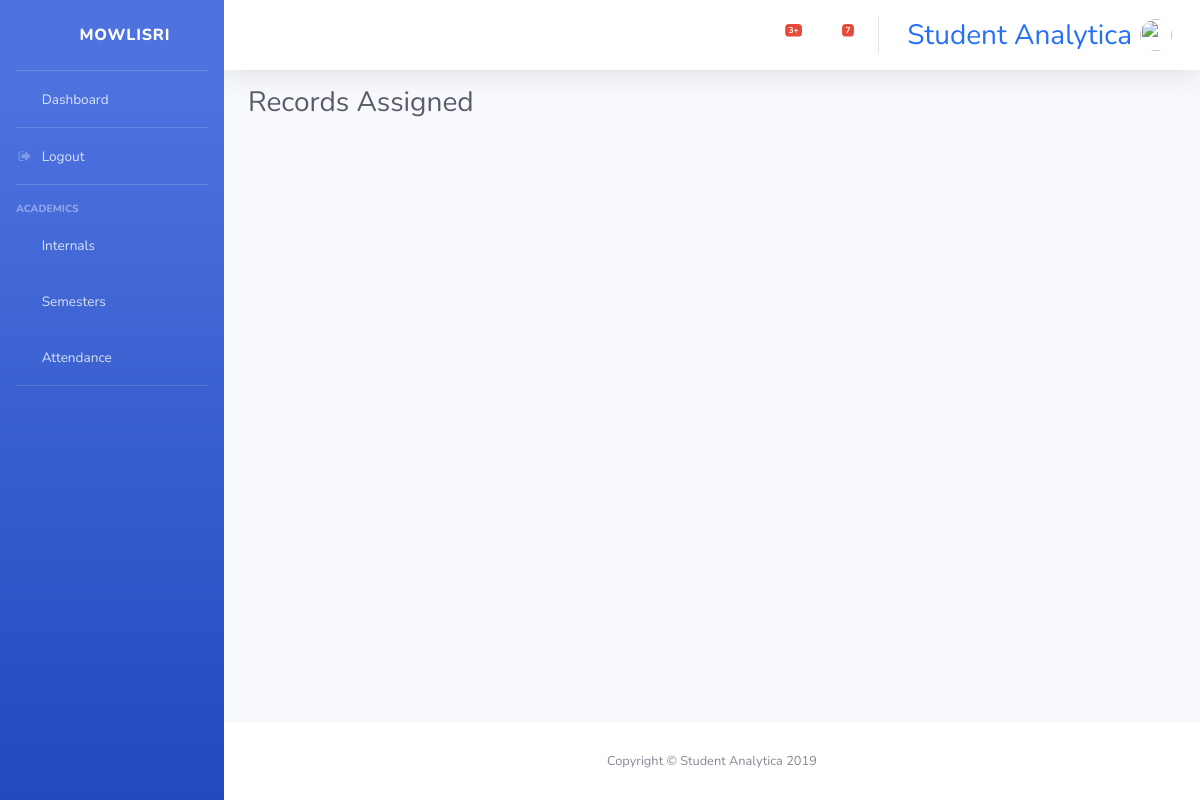
Before: /academics/assigned_class/ (signed in) with the older database file.
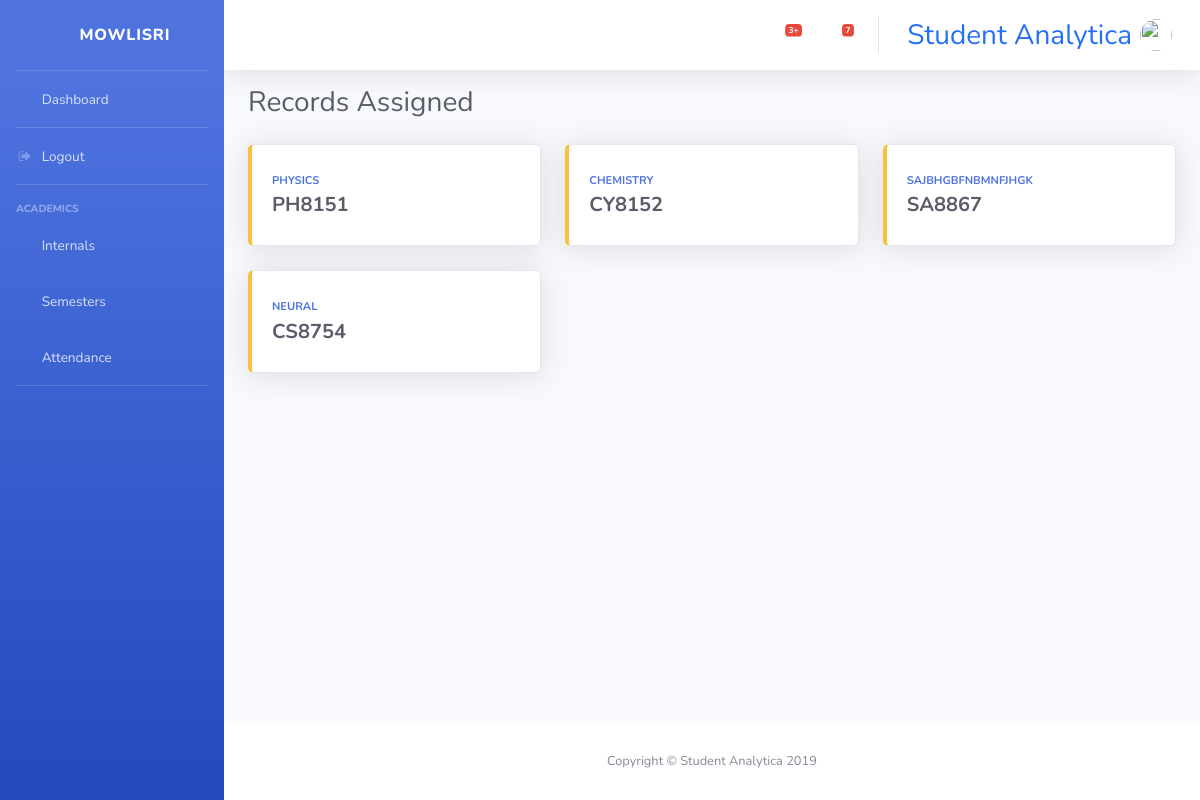
After: the same page with the newer database file.
### console/models.py (models this page shows, shortened)
class SubjectAssign(models.Model):
    staff = models.ForeignKey(User, on_delete=models.CASCADE)
    subject = models.ForeignKey(Subject, on_delete=models.CASCADE)

class Subject(models.Model):
    CRED = (('1','1'),('2','2'),('3','3'),('4','4'),('5','5'),('6','6'))
    SEM = (('1','1'),('2','2'),('3','3'),('4','4'),('5','5'),('6','6'),('7','7'),('8','8'))
    subname = models.CharField(max_length=100)
    subcode = models.CharField(max_length=7)
    subcred = models.CharField(max_length=1, choices=CRED, default='1')
    sem = models.CharField(max_length=1, choices=SEM, default='1')

### console/views.py (the view)
# urls.py: path('academics/assigned_class/', views.assigned_class, name='assigned_class'),
def assigned_class(request):
    if request.user.is_staff:
        context={
            'classes': SubjectAssign.objects.filter(staff__username=request.user.username)
        }
        return render(request, 'console/academics/assigned_class.html', context)
    else:
        return redirect('internals')

### console/templates/console/academics/assigned_class.html
{% extends "base.html" %}
{% block content %}
<div class="d-sm-flex align-items-center justify-content-between mb-4">
<h1 class="h3 mb-0 text-gray-800">Records Assigned</h1>
</div>
<div class="row">
{% for class in classes %}
<div class="col-xl-4 col-md-6 mb-4">
    <a href="{% url 'internals' %}?subject-query={{class.subject.subcode}}" style="text-decoration: none;">
        <div class="card border-left-warning shadow h-100 py-2">
            <div class="card-body">
                <div class="row no-gutters align-items-center">
                    <div class="col mr-2">
                        <div class="text-xs font-weight-bold text-primary text-uppercase mb-1">{{class.subject.subname}}</div>
                        <div class="h5 mb-0 font-weight-bold text-gray-800">{{class.subject.subcode}}</div>
                    </div>
                    <div class="col-auto">
                        <i class="fas fa-book-reader fa-2x text-gray-300"></i>
                    </div>
                </div>
            </div>
        </div>
    </a>
</div>
{% endfor %}
</div>
{% endblock content %}

Changed rows visible on the page:
added SubjectAssign: subject.subname "PHYSICS", subject.subcode "PH8151"
added SubjectAssign: subject.subname "CHEMISTRY", subject.subcode "CY8152"
added SubjectAssign: subject.subname "SAJBHGBFNBMNFJHGK", subject.subcode "SA8867"
added SubjectAssign: subject.subname "NEURAL", subject.subcode "CS8754"
